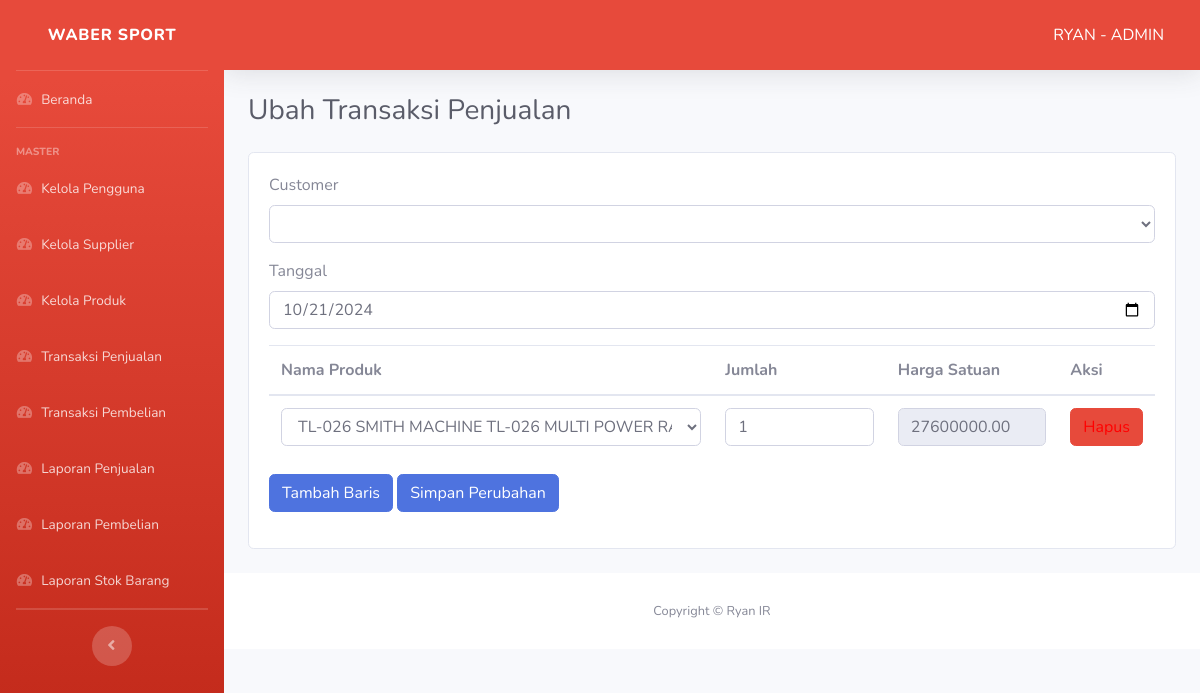
Page /pages/admin/ubah-transaksi-penjualan.php?id_transaksi=11 (signed in) on the committed database.
### tables this page shows
CREATE TABLE `transaksi_penjualan` (
  `id_transaksi` int(11) NOT NULL,
  `id_customer` int(11) DEFAULT NULL,
  `total_harga` decimal(15,2) NOT NULL,
  `tanggal` date NOT NULL
);

CREATE TABLE `detail_transaksi_penjualan` (
  `id_detail_transaksi` int(11) NOT NULL,
  `id_transaksi` int(11) DEFAULT NULL,
  `id_produk` int(11) DEFAULT NULL,
  `jumlah_jual` int(11) NOT NULL,
  `harga_satuan` decimal(15,2) NOT NULL
);

### pages/admin/ubah-transaksi-penjualan.php (the view, shortened to what this page needs)
<?php
include '../../koneksi.php';
$id_transaksi = isset($_GET['id_transaksi']) ? $_GET['id_transaksi'] : '';
$query_transaksi = "SELECT t.*, c.nama_customer
                    FROM transaksi_penjualan t
                    LEFT JOIN customer c ON t.id_customer = c.id_customer
                    WHERE t.id_transaksi = '$id_transaksi'";
$result_transaksi = mysqli_query($koneksi, $query_transaksi);
$transaksi = mysqli_fetch_assoc($result_transaksi);
$query_detail = "SELECT * FROM detail_transaksi_penjualan WHERE id_transaksi = '$id_transaksi'";
$result_detail = mysqli_query($koneksi, $query_detail);
$produkQuery = "SELECT id_produk, nama_produk, harga FROM produk";
$produkResult = mysqli_query($koneksi, $produkQuery);
?>
<!DOCTYPE html>
<html lang="en">
<head>
    <?php include '../../layout/header.php'; ?>
</head>
<body id="page-top">
    <div id="wrapper">
        <?php include '../../layout/sidebar-admin.php'; ?>
        <div id="content-wrapper" class="d-flex flex-column">
            <div id="content">
                <?php include '../../layout/topbar.php'; ?>
                <div class="container-fluid">
                    <div class="d-sm-flex align-items-center justify-content-between mb-4">
                        <h1 class="h3 mb-0 text-gray-800">Ubah Transaksi Penjualan</h1>
                    </div>
                    <div class="row">
                        <div class="col">
                            <div class="card mb-4">
                                <div class="card-body">
                                    <form action="proses-ubah-transaksi-penjualan.php" method="POST">
                                        <div class="form-group">
                                            <label for="id_customer">Customer</label>
                                            <select name="id_customer" id="id_customer" class="form-control">
                                                <?php
                                                $customerQuery = "SELECT id_customer, nama_customer FROM customer";
                                                $customerResult = mysqli_query($koneksi, $customerQuery);
                                                while ($customer = mysqli_fetch_assoc($customerResult)) {
                                                    $selected = ($customer['id_customer'] == $transaksi['id_customer']) ? 'selected' : '';
                                                    echo "<option value='{$customer['id_customer']}' $selected>{$customer['nama_customer']}</option>";
                                                }
                                                ?>
                                            </select>
                                        </div>
                                        <div class="form-group">
                                            <label for="tanggal">Tanggal</label>
                                            <input type="date" name="tanggal" id="tanggal" class="form-control" value="<?php echo htmlspecialchars($transaksi['tanggal'], ENT_QUOTES, 'UTF-8'); ?>" required>
                                        </div>
                                        <table id="detail-table" class="table">
                                            <thead>
                                                <tr>
                                                    <th>Nama Produk</th>
                                                    <th>Jumlah</th>
                                                    <th>Harga Satuan</th>
                                                    <th>Aksi</th>
                                                </tr>
                                            </thead>
                                            <tbody>
                                                <?php
                                                while ($detail = mysqli_fetch_assoc($result_detail)) {
                                                    $id_produk = $detail['id_produk'];
                                                    $jumlah_jual = $detail['jumlah_jual'];
                                                    $harga_satuan = $detail['harga_satuan'];
                                                ?>
                                                    <tr>
                                                        <td>
                                                            <select name="id_produk[]" class="form-control produk-select" onchange="updateHarga(this)" required>
                                                                <?php
                                                                mysqli_data_seek($produkResult, 0);
                                                                while ($produk = mysqli_fetch_assoc($produkResult)) {
                                                                    $selected = ($produk['id_produk'] == $id_produk) ? 'selected' : '';
                                                                    echo "<option value='{$produk['id_produk']}' data-harga='{$produk['harga']}' $selected>{$produk['nama_produk']}</option>";
                                                                }
                                                                ?>
                                                            </select>
                                                        </td>
                                                        <td><input type="number" name="jumlah_jual[]" class="form-control" value="<?php echo htmlspecialchars($jumlah_jual, ENT_QUOTES, 'UTF-8'); ?>" required></td>
                                                        <td><input type="number" name="harga_satuan[]" class="form-control" value="<?php echo htmlspecialchars($harga_satuan, ENT_QUOTES, 'UTF-8'); ?>" readonly></td>
                                                        <td><button type="button" class="btn btn-danger remove-row">Hapus</button></td>
                                                    </tr>
                                                <?php
                                                }
                                                ?>
                                            </tbody>
                                        </table>
                                        <div class="form-group">
                                            <button type="button" id="add-row" class="btn btn-primary">Tambah Baris</button>
                                            <button type="submit" class="btn btn-primary">Simpan Perubahan</button>
                                        </div>
                                    </form>
                                </div>
                            </div>
                        </div>
                    </div>
                </div>
                <?php include '../../layout/footer.php'; ?>
            </div>
        </div>
</body>
</html>

### pages/admin/ubah-transaksi-penjualan.php (style rules this page uses)
.remove-row { cursor: pointer; color: red; }

### rows in the picture
transaksi_penjualan: tanggal "10/21/2024"
detail_transaksi_penjualan: jumlah_jual "1", harga_satuan "27600000.00"

### other values in the picture
$_SESSION['nama'] "RYAN"
$_SESSION['jabatan'] "ADMIN"
form field value "TL-026 SMITH MACHINE TL-026 MULTI POWER RACK + BEBAN ALAT ANGKAT BEBAN"
